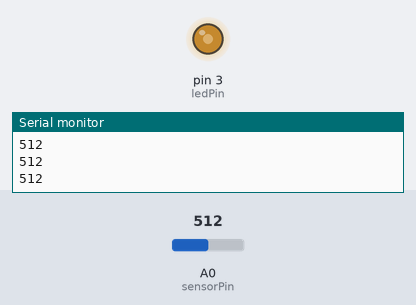
The sketch below on a simulated Arduino Uno, built with avr-gcc and run on an emulated ATmega328P. Shown: output pins drawn as LEDs (lit = HIGH), the last lines printed to the serial monitor. Inputs (shaded band) come from the test bench; at power-on: A0 (sensorPin) = 512.

Above: at 1.2 s.
1.3 s: A0 (sensorPin) set to 716
At 1.6 s:
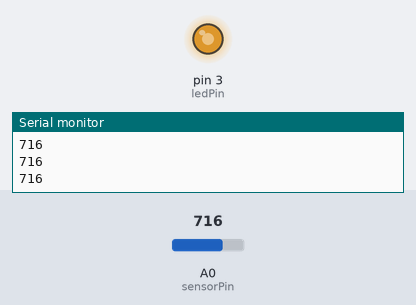
2.8 s: A0 (sensorPin) set to 900
At 4.0 s:
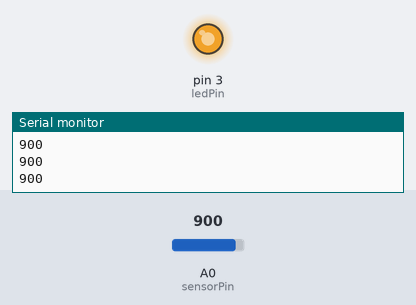
4.3 s: A0 (sensorPin) set to 122
At 5.1 s:
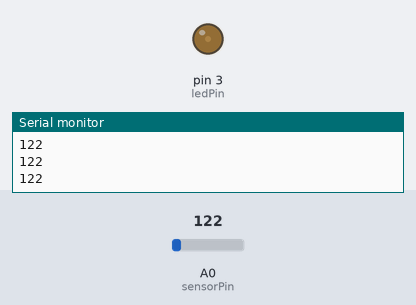
5.8 s: A0 (sensorPin) set to 0
At 6.3 s:
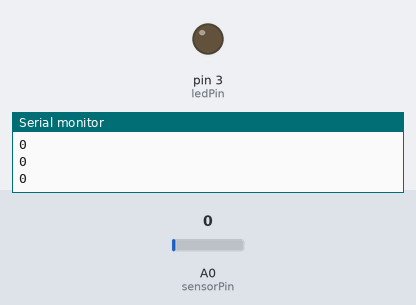
7.3 s: A0 (sensorPin) set to 511
At 8.6 s:
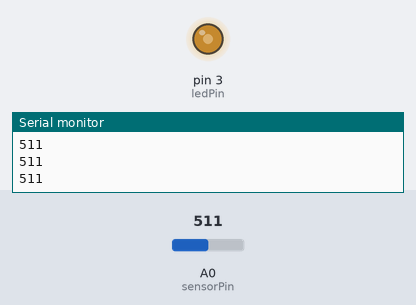
Timing chart, 0 to 9.8 s (numbered marks = the images above; inputs shaded):
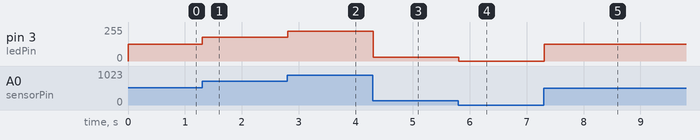

The sketch:

Ex04_AnalogRead.ino
```cpp
/*
  Analog In, LED and Serial Out

  Behavior:
  Reads an analog input on indicated pin, prints the result to the serial
  monitor.

  Circuit:
  * Pin 3: LED, anode to microcontroller, 330 Ohm resistor from
    cathode to ground
  * Pin A0: Attach center lead of a potentiometer to pin A0. Attach the left lead
    to 5V and right lead to GND.

   _________
  |	    |      potentiometer
  | Arduino |     ----------|5V+
  |    	  A0|-----| (+) |
  |  	    |     ----------|l> GND
  |  	    |
  |  	    |
  |    	    |    LED     330 Ohm
  |  	PIN3|----(>|)----/\/\/\----|l> GND
  |  	    |
  |_________|

 Based on Example Code included w/ Arduino 1.0.5.
 Adaoted by Carlyn Maw 2013

 */

//////////////////////////////////////////////////////////////////////
///////////// USER DEFINED CONSTANTS & STARTING VALUES ///////////////

//where the led is
const int ledPin = 3;

//where the sensor is, and its typical range
const int sensorPin = A0;

//////////////////////////////////////////////////////////////////////
///////////////////////// INTERNAL VARIABLES /////////////////////////
int sensorValue = 0;
int ledBrightness = 0;

// the setup routine runs once when you press reset
void setup() {
  // initialize serial communication at 9600 bits per second:
  Serial.begin(9600);
}

// the loop() method runs over and over again,
// as long as the Arduino has power
void loop() {
  // read the analog input and store the value in sensorValue
  sensorValue = analogRead(sensorPin);
  // print out the value you read
  Serial.println(sensorValue);

  //map the sensor value to LED brightness
  ledBrightness = map(sensorValue, 0, 1023, 0, 255);

  //turn on LED at correct brightness
  analogWrite(ledPin, ledBrightness);

}
```

Measured:
- after the input at 1.3 s, pin 3 (ledPin): 127/255 → 178/255 at once
- after the input at 2.8 s, pin 3 (ledPin): 178/255 → 224/255 at once
- after the input at 4.3 s, pin 3 (ledPin): 224/255 → 30/255 at once
- after the input at 5.8 s, pin 3 (ledPin): 30/255 → 0/255 at once
- after the input at 7.3 s, pin 3 (ledPin): 0/255 → 127/255 at once
